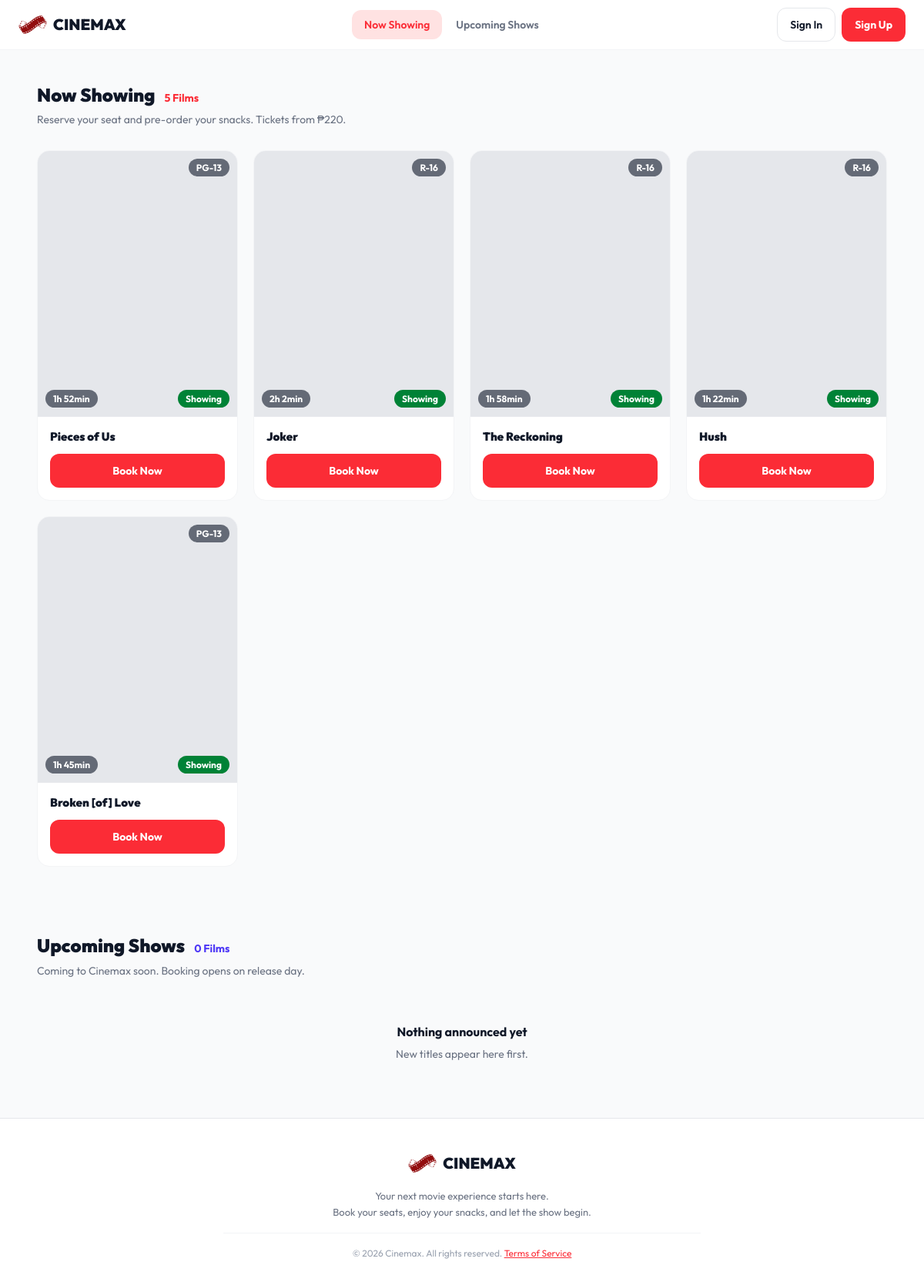
The page / on the database its author committed.
### tables this page shows
CREATE TABLE movies (
  id               INT UNSIGNED NOT NULL AUTO_INCREMENT,
  slug             VARCHAR(120) NOT NULL,
  title            VARCHAR(150) NOT NULL,
  genre            VARCHAR(100) NOT NULL,
  duration_minutes SMALLINT UNSIGNED NOT NULL,
  rating           ENUM('G', 'PG', 'PG-13', 'R-13', 'R-16', 'R-18') NOT NULL,
  price            INT UNSIGNED NOT NULL,         
  status           ENUM('now_showing', 'upcoming') NOT NULL,
  opens_on         DATE NULL,
  ends_on          DATE NULL,
  poster_path      VARCHAR(255) NULL,             
  is_active        TINYINT(1) NOT NULL DEFAULT 1,  
  created_at       DATETIME NOT NULL DEFAULT CURRENT_TIMESTAMP,
  PRIMARY KEY (id),
  UNIQUE KEY uq_movies_slug (slug),
  KEY idx_movies_listing (is_active, status)
);

### includes/helpers.php (called while the page is built, shortened)
<?php
function config(string $key, $default = null)
{
    static $settings = null;
    if ($settings === null) {
        $settings = require APP_ROOT . '/config/config.php';
    }
    $value = $settings;
    foreach (explode('.', $key) as $part) {
        $value = $value[$part];
    }
    return $value;
}
function app_path(): string
{
    $path = (string) parse_url((string) config('app_url'), PHP_URL_PATH);
    return rtrim($path, '/');
}
function url(string $path = ''): string
{
    return app_path() . '/' . ltrim($path, '/');
}
function asset(string $path): string
{
    $file = APP_ROOT . '/' . ltrim($path, '/');
    $version = is_file($file) ? (string) filemtime($file) : '1';
    return url($path) . '?v=' . $version;
}
function e($value): string
{
    return htmlspecialchars((string) $value, ENT_QUOTES | ENT_SUBSTITUTE | ENT_HTML5, 'UTF-8');
}
function peso(int $amount): string
{
    return "\u{20B1}" . number_format($amount);
}
function count_label(int $count, string $one, string $many): string
{
    return number_format($count) . ' ' . ($count === 1 ? $one : $many);
}
function duration_tag(int $minutes): string
{
    $hours = intdiv($minutes, 60);
    $rest = $minutes % 60;
    $parts = [];
    if ($hours > 0) {
        $parts[] = $hours . 'h';
    }
    if ($rest > 0 || $hours === 0) {
        $parts[] = $rest . 'min';
    }
    return implode(' ', $parts);
}
function today(): string
{
    return date('Y-m-d');
}

### config/config.php (called while the page is built)
<?php
return [
    'app_url' => 'http://localhost/cinemax',
    'debug' => false,
    'db' => [
        'host' => '127.0.0.1',
        'port' => 3306,
        'name' => 'cinemax',
        'user' => 'cinemax_app',
        'pass' => '3ab3c4b2fb81091acf7fb937615b68cf7e2151ee2bd50f46',
    ],
    'paymongo' => [
        'secret_key' => 'sk_live_d9NZn7B17miVGpjwnrJfjVRL',
        'public_key' => 'pk_live_zgXobEUNCpFgSgaDB1DBNbup',
        'webhook_secret' => '',
        'payment_methods' => ['qrph'],
    ],
    'booking_hold_minutes' => 10,
];

### includes/db.php (called while the page is built, shortened)
<?php
function db(): PDO
{
    $dsn = sprintf(
        'mysql:host=%s;port=%d;dbname=%s;charset=utf8mb4',
        (string) config('db.host', '127.0.0.1'),
        (int) config('db.port', 3306),
        (string) config('db.name', 'cinemax')
    );
    $pdo = new PDO($dsn, (string) config('db.user'), (string) config('db.pass'), [
        PDO::ATTR_ERRMODE            => PDO::ERRMODE_EXCEPTION,
        PDO::ATTR_DEFAULT_FETCH_MODE => PDO::FETCH_ASSOC,
        PDO::ATTR_EMULATE_PREPARES   => false,
        PDO::ATTR_STRINGIFY_FETCHES  => false,
        PDO::MYSQL_ATTR_MULTI_STATEMENTS => false,
    ]);
    $pdo->exec("SET time_zone = '+08:00'");
    $pdo->exec("SET SESSION sql_mode = 'STRICT_ALL_TABLES,NO_ZERO_IN_DATE,NO_ZERO_DATE,ERROR_FOR_DIVISION_BY_ZERO,NO_ENGINE_SUBSTITUTION'");
    return $pdo;
}
function db_query(string $sql, array $params = []): PDOStatement
{
    $statement = db()->prepare($sql);
    $statement->execute();
    return $statement;
}
function db_all(string $sql, array $params = []): array
{
    return db_query($sql, $params)->fetchAll();
}

### includes/movies.php (called while the page is built, shortened)
<?php
function movie_booking_window(array $movie): ?array
{
    $today = today();
    $opens = $movie['opens_on'] ?? null;
    $to = $movie['ends_on'] ?? null;
    if ($to === null) {
        $to = (new DateTimeImmutable($today))->modify('+' . OPEN_ENDED_BOOKING_DAYS . ' days')->format('Y-m-d');
    }
    if ($to < $today) {
        return null;
    }
    return ['from' => $today, 'to' => $to];
}
function movie_listing_state(array $movie): string
{
    if (movie_booking_window($movie) !== null) {
        return 'showing';
    }
    $opens = $movie['opens_on'] ?? null;
    return 'ended';
}
function listing_movies(): array
{
    $lists = ['showing' => [], 'soon' => []];
    foreach (db_all('SELECT * FROM movies WHERE is_active = 1 ORDER BY id') as $movie) {
        $state = movie_listing_state($movie);
        if (isset($lists[$state])) {
            $lists[$state][] = $movie;
        }
    }
    usort($lists['soon'], static function (array $a, array $b): int {
        return strcmp((string) $a['opens_on'], (string) $b['opens_on']);
    });
    return $lists;
}
function poster_url(array $movie): string
{
    $path = (string) ($movie['poster_path'] ?? '');
    if ($path !== '' && preg_match('~^(assets/img/posters|uploads/posters)/[A-Za-z0-9._-]+$~', $path) && is_file(APP_ROOT . '/' . $path)) {
        return asset($path);
    }
    return asset('assets/img/poster-placeholder.svg');
}

### index.php (the view, shortened to what this page needs)
<?php
$lists = listing_movies();
$showing = $lists['showing'];
$soon = $lists['soon'];
$lowestPrice = null;
foreach ($showing as $movie) {
    $price = (int) $movie['price'];
    if ($lowestPrice === null || $price < $lowestPrice) {
        $lowestPrice = $price;
    }
}
$eagerPosters = 4;
$posterCount = 0;
render_head('Cinemax');
render_header(['home' => true, 'current' => 'now-showing']);
?>
  <main>
    <section class="section" id="now-showing">
      <div class="section-title-row">
        <h2 class="section-title">Now Showing</h2>
        <span class="film-count" id="showing-count"><?= e(count_label(count($showing), 'Film', 'Films')) ?></span>
      </div>
      <p class="section-note">Reserve your seat and pre-order your snacks.<?php if ($lowestPrice !== null): ?> Tickets from <?= e(peso($lowestPrice)) ?>.<?php endif; ?></p>
<?php if ($showing === []): ?>
      <p class="empty-state">
        <strong>No films showing right now</strong>
        New screenings appear here as soon as they open.
      </p>
<?php else: ?>
      <div class="movie-grid" id="showing-grid">
<?php foreach ($showing as $movie): ?>
<?php $eager = $posterCount++ < $eagerPosters; ?>
        <div class="movie-card">
          <div class="movie-poster">
            <img src="<?= e(poster_url($movie)) ?>" alt="<?= e($movie['title'] . ' poster') ?>"
                 width="900" height="1200" decoding="async" <?= $eager ? 'fetchpriority="high"' : 'loading="lazy"' ?>>
            <span class="tag-status tag-showing">Showing</span>
            <span class="tag-rated"><?= e($movie['rating']) ?></span>
            <span class="tag-time"><?= e(duration_tag((int) $movie['duration_minutes'])) ?></span>
          </div>
          <div class="movie-info">
            <h3 class="movie-title"><?= e($movie['title']) ?></h3>
            <a class="button button-red button-wide" href="<?= e(url('book.php?movie=' . rawurlencode((string) $movie['slug']))) ?>">Book Now</a>
          </div>
        </div>
<?php endforeach; ?>
      </div>
<?php endif; ?>
    </section>
    <section class="section" id="coming-soon">
      <div class="section-title-row">
        <h2 class="section-title">Upcoming Shows</h2>
        <span class="film-count film-count-soon" id="soon-count"><?= e(count_label(count($soon), 'Film', 'Films')) ?></span>
      </div>
      <p class="section-note">Coming to Cinemax soon. Booking opens on release day.</p>
<?php if ($soon === []): ?>
      <p class="empty-state">
        <strong>Nothing announced yet</strong>
        New titles appear here first.
      </p>
<?php endif; ?>
    </section>
  </main>
<?php render_footer();

### includes/layout.php (shortened to what this page needs)
<?php
function render_head(string $title, array $css = []): void
{
    ?>
<!DOCTYPE html>
<html lang="en">
<head>
  <link rel="stylesheet" href="<?= e(asset('assets/css/cinemax.css')) ?>">
</head>
<body>
<?php
}
function render_header(array $options = []): void
{
    $user = current_user();
    $current = (string) ($options['current'] ?? '');
    $onStaffPage = !empty($options['staff']) && is_staff($user);
    $onHome = !empty($options['home']);
    $links = [];
    $menuClass = 'menu';
    if ($onStaffPage) {
        $menuClass = 'menu menu-staff';
        foreach (staff_links($user) as [$key, $label, $path]) {
            $links[] = [$key, $label, url($path)];
        }
    } else {
        $links[] = ['now-showing', 'Now Showing', $onHome ? '#now-showing' : url('index.php') . '#now-showing'];
        $links[] = ['coming-soon', 'Upcoming Shows', $onHome ? '#coming-soon' : url('index.php') . '#coming-soon'];
    }
    ?>
  <header class="top-bar">
    <div class="top-bar-inner">
      <a class="logo" href="<?= e(url('index.php')) ?>"><img class="logo-mark" src="<?= e(asset('assets/img/logo.png')) ?>" alt="" width="49" height="44">CINEMAX</a>
      <div class="bar-nav">
        <nav class="<?= e($menuClass) ?>">
<?php foreach ($links as [$key, $label, $href]): ?>
          <a href="<?= e($href) ?>"<?= $key === $current ? ' class="current"' : '' ?>><?= e($label) ?></a>
<?php endforeach; ?>
        </nav>
        <div class="auth-buttons">
<?php if ($user === null): ?>
          <a class="button button-outline" href="<?= e(url('signin.php')) ?>">Sign In</a>
          <a class="button button-red" href="<?= e(url('signup.php')) ?>">Sign Up</a>
<?php endif; ?>
        </div>
      </div>
    </div>
  </header>
<?php
}
    ?>
<?php
function render_footer(array $options = []): void
{
    ?>
  <footer class="site-footer">
    <div class="footer-inner">
      <a class="logo" href="<?= e(url('index.php')) ?>"><img class="logo-mark" src="<?= e(asset('assets/img/logo.png')) ?>" alt="" width="49" height="44">CINEMAX</a>
      <p class="footer-text">
        Your next movie experience starts here. <br>
        Book your seats, enjoy your snacks, and let the show begin.
      </p>
      <p class="footer-copyright">&copy; <?= e(date('Y')) ?> Cinemax. All rights reserved. <a href="<?= e(url('terms.php')) ?>">Terms of Service</a></p>
    </div>
  </footer>
</body>
</html>
<?php
}

### assets/css/cinemax.css (style rules this page uses)
:root { --white: #ffffff; --page: #f9fafb; --line-soft: #f3f4f6; --line: #e5e7eb; --muted: #99a1af; --text-soft: #6a7282; --text: #101828; --red: #fb2c36; --red-dark: #c10007; --red-light: #ffe2e2; --green: #008236; --green-light: #dcfce7; --amber: #a65f00; --amber-light: #fef9c2; --indigo: #4f39f6; --indigo-light: #e0e7ff; }
* { box-sizing: border-box; }
body { margin: 0; background-color: var(--page); color: var(--text); font-family: 'Outfit', Arial, sans-serif; font-size: 16px; line-height: 1.6; }
h1, h2, h3 { margin: 0; font-weight: 900; line-height: 1.2; }
p { margin: 0; }
a { color: var(--red); }
img { display: block; max-width: 100%; }
.button { display: inline-block; padding: 10px 16px; border: 1px solid transparent; border-radius: 12px; font-family: inherit; font-size: 14px; font-weight: 700; text-align: center; text-decoration: none; cursor: pointer; }
.button-red { background-color: var(--red); color: var(--white); }
.button-outline { background-color: var(--white); color: var(--text); border-color: var(--line); font-weight: 600; }
.button-wide { display: block; width: 100%; }
.top-bar { position: sticky; top: 0; z-index: 10; background-color: var(--white); border-bottom: 1px solid var(--line-soft); }
.top-bar-inner { display: flex; align-items: center; justify-content: space-between; gap: 16px; max-width: 1280px; width: 96%; height: 64px; margin: 0 auto; }
.logo { display: inline-flex; align-items: center; gap: 2px; color: var(--text); font-size: 20px; font-weight: 900; text-decoration: none; }
.logo-mark { width: 49px; height: 44px; margin-left: -6px; }
.menu { display: flex; gap: 2px; }
.menu a { padding: 8px 16px; border-radius: 12px; color: var(--text-soft); font-size: 14px; font-weight: 600; text-decoration: none; }
.menu a.current { background-color: var(--red-light); color: var(--red); }
.auth-buttons { display: flex; gap: 8px; }
.bar-nav { display: contents; }
.site-footer { background-color: var(--white); border-top: 1px solid var(--line); padding: 36px 20px 28px 20px; }
.footer-inner { max-width: 620px; margin: 0 auto; text-align: center; }
.footer-inner .logo { display: inline-flex; margin-bottom: 10px; }
.footer-text { color: var(--text-soft); font-size: 13px; }
.footer-copyright { margin-top: 16px; padding-top: 16px; border-top: 1px solid var(--line-soft); color: var(--muted); font-size: 12px; }
.section { max-width: 1280px; width: 92%; margin: 0 auto; padding: 44px 0 44px 0; }
.section-title-row { display: flex; align-items: baseline; gap: 12px; margin-bottom: 6px; }
.section-title { font-size: 24px; }
.film-count { color: var(--red); font-size: 14px; font-weight: 700; }
.film-count-soon { color: var(--indigo); }
.section-note { color: var(--text-soft); font-size: 14px; margin-bottom: 28px; }
.movie-grid { display: grid; grid-template-columns: 1fr 1fr 1fr 1fr; gap: 20px; }
.movie-card { display: flex; flex-direction: column; background-color: var(--white); border: 1px solid var(--line-soft); border-radius: 16px; overflow: hidden; }
.movie-poster { position: relative; aspect-ratio: 3 / 4; overflow: hidden; background-color: var(--line); }
.movie-poster img { width: 100%; height: 100%; object-fit: cover; }
.tag-rated, .tag-time, .tag-status { position: absolute; padding: 2px 10px; border-radius: 999px; background-color: rgba(16, 24, 40, 0.6); color: var(--white); font-size: 12px; font-weight: 700; }
.tag-rated { right: 10px; top: 10px; }
.tag-time { left: 10px; bottom: 12px; }
.tag-status { right: 10px; bottom: 12px; }
.tag-showing { background-color: var(--green); }
.movie-info { display: flex; flex-direction: column; flex: 1; padding: 16px; }
.movie-title { font-size: 15px; line-height: 1.3; margin-bottom: 12px; }
.movie-info .button { margin-top: auto; }
.empty-state { padding: 28px 16px; color: var(--text-soft); font-size: 14px; text-align: center; }
.empty-state strong { display: block; color: var(--text); font-size: 16px; margin-bottom: 4px; }

### rows shown on the page
movies: price "₱220", poster_path (picture), rating "PG-13", duration_minutes "1h 52min", title "Pieces of Us"
movies: poster_path+title (picture), rating "R-16", duration_minutes "2h 2min", title "Joker"
movies: poster_path (picture), rating "R-16", duration_minutes "1h 58min", title "The Reckoning"
movies: poster_path+title (picture), rating "R-16", duration_minutes "1h 22min", title "Hush"
movies: poster_path (picture), rating "PG-13", duration_minutes "1h 45min", title "Broken [of] Love"

### other values the page prints
$label "Now Showing"
$label "Upcoming Shows"
count_label(count($showing), 'Film', 'Films') "5 Films"
count_label(count($soon), 'Film', 'Films') "0 Films"
